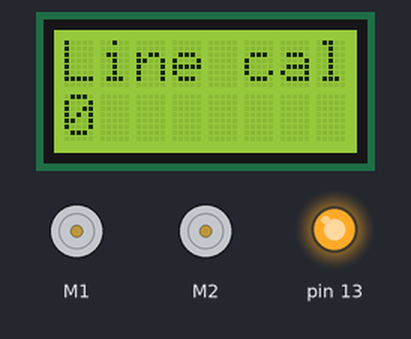
Recording of a sketch running on a simulated Arduino Leonardo, built with avr-gcc and run on an emulated ATmega32U4. Shown: 8×2 character LCD, 2 × DC motor (green arrow = forward, orange = backward, longer = faster), output pins drawn as LEDs (lit = HIGH).

Above: at 0.1 s.
At 2.6 s:
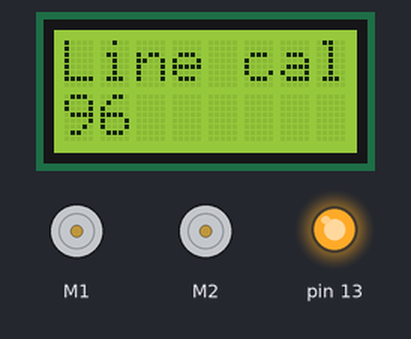
At 5.0 s:
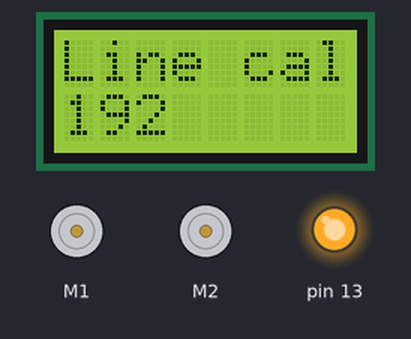
At 10.0 s:
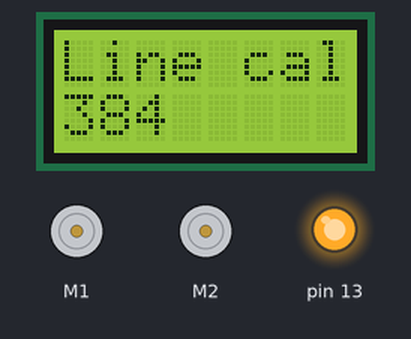
Timing chart, 0 to 11.8 s (numbered marks = the images above):
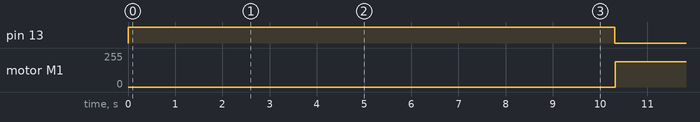

Measured:
- by itself, motor M1: stopped → forward 191/255 at 10.3 s

The sketch:

followLine.ino
```cpp
#include <Wire.h>
#include <Zumo32U4.h>

Zumo32U4LineSensors lineS;
Zumo32U4ProximitySensors proxS;
Zumo32U4LCD lcd;
Zumo32U4Motors motors;

void setup() {
  lineS.initFiveSensors();
  proxS.initFrontSensor();

calibrateLineSensors();
}

void loop() {
  // put your main code here, to run repeatedly:


  uint16_t lineSensorVal[5] = {0, 0, 0, 0, 0};
  lineS.readCalibrated(lineSensorVal);
  if(lineSensorVal[1] < 200)
  {
    turnLeft();
  }
  else if(lineSensorVal[3] > 800)
  {
    turnRight();
  }
  else
  {
    if(proxS.countsFrontWithLeftLeds() < 5)
    {
      goStraight();
    }
  }


}


void goStraight()
{
  motors.setLeftSpeed(400);
  motors.setRightSpeed(400);
}

void turnLeft()
{
  motors.setLeftSpeed(300);
  motors.setRightSpeed(0);
}

void turnRight()
{
  motors.setLeftSpeed(0);
  motors.setRightSpeed(300);
}


void calibrateLineSensors()
{
// To indicate we are in calibration mode, turn on the yellow LED
// and print "Line cal" on the LCD.
  ledYellow(1);
  lcd.clear();
  lcd.print(F("Line cal"));
  for (uint16_t i = 0; i < 400; i++)
  {
  lcd.gotoXY(0, 1);
  lcd.print(i);
  lineS.calibrate();
  }
  ledYellow(0);
  lcd.clear();
}
```
